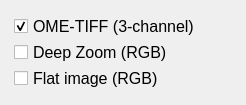
                            <widget class="QWidget" name="scrollAreaWidgetContents_5">
                             <property name="geometry">
                              <rect>
                               <x>0</x>
                               <y>0</y>
                               <width>246</width>
                               <height>95</height>
                              </rect>
                             </property>
                             <layout class="QGridLayout" name="gridLayout_16">
                              <item row="0" column="0">
                               <widget class="QWidget" name="widget_5" native="true">
                                <layout class="QGridLayout" name="gridLayout_17">
                                 <property name="sizeConstraint">
                                  <enum>QLayout::SetDefaultConstraint</enum>
                                 </property>
                                 <property name="leftMargin">
                                  <number>3</number>
                                 </property>
                                 <property name="topMargin">
                                  <number>3</number>
                                 </property>
                                 <property name="rightMargin">
                                  <number>3</number>
                                 </property>
                                 <property name="bottomMargin">
                                  <number>3</number>
                                 </property>
                                 <property name="horizontalSpacing">
                                  <number>6</number>
                                 </property>
                                 <property name="verticalSpacing">
                                  <number>1</number>
                                 </property>
                                 <item row="0" column="0">
                                  <widget class="QCheckBox" name="checkBox_17">
                                   <property name="font">
                                    <font>
                                     <family>Arial</family>
                                     <pointsize>12</pointsize>
                                    </font>
                                   </property>
                                   <property name="autoFillBackground">
                                    <bool>false</bool>
                                   </property>
                                   <property name="text">
                                    <string>OME-TIFF (3-channel)</string>
                                   </property>
                                   <property name="checked">
                                    <bool>true</bool>
                                   </property>
                                  </widget>
                                 </item>
                                 <item row="1" column="0">
                                  <widget class="QCheckBox" name="checkBox_18">
                                   <property name="font">
                                    <font>
                                     <family>Arial</family>
                                     <pointsize>12</pointsize>
                                    </font>
                                   </property>
                                   <property name="text">
                                    <string>Deep Zoom (RGB)</string>
                                   </property>
                                   <property name="checked">
                                    <bool>false</bool>
                                   </property>
                                  </widget>
                                 </item>
                                 <item row="2" column="0">
                                  <widget class="QCheckBox" name="checkBox_19">
                                   <property name="font">
                                    <font>
                                     <family>Arial</family>
                                     <pointsize>12</pointsize>
                                    </font>
                                   </property>
                                   <property name="text">
                                    <string>Flat image (RGB)</string>
                                   </property>
                                   <property name="checked">
                                    <bool>false</bool>
                                   </property>
                                  </widget>
                                 </item>
                                </layout>
                               </widget>
                              </item>
                             </layout>
                            </widget>
